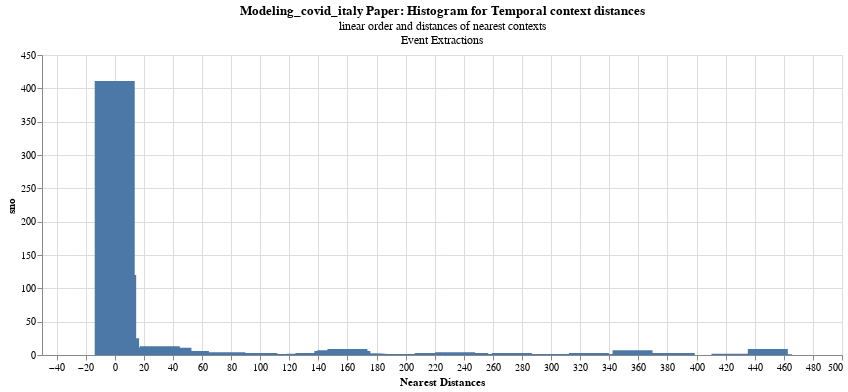

Write notebook code for a chart like this one.
### Code cell
res = pd.DataFrame.from_dict(all_results['modeling_covid_italy_all.csv']['temp_results'])
res.drop(res.index[res['top'] == -1], inplace = True)
r = res.groupby(['top']).count().reset_index()[['sno', 'top']]
ch = alt.Chart(r).mark_bar(size=40).encode(
    alt.X("top:Q", title="Nearest Distances"),
    y=alt.Y('sno:Q',title="Count #")
).properties(
    title=alt.TitleParams('Modeling_covid_italy Paper: Histogram for Temporal context distances',
    subtitle=["linear order and distances of nearest contexts","Event Extractions"]), width=800
)

ch.configure_title(
    fontSize=14,
    font='Courier',
    anchor='start',
    color='gray'
)
# ch + ch.mark_text(
#     dy=3, # update
#     color='black'
# ).encode(
#     y=alt.value(0), # update
#     text='sno:Q',
# )
ch

### Figure 1 — Vega-Lite specification as saved in the notebook (floating-point values rounded to 4 significant figures; data arrays with more than 128 entries replaced by an {"elided": "..."} marker saying what was removed)
{"config": {"view": {"continuousWidth": 400, "continuousHeight": 300}}, "data": {"name": "data-1673dd2fe724575ed2766c4a7da56124"}, "mark": {"type": "bar", "size": 40}, "encoding": {"x": {"field": "top", "title": "Nearest Distances", "type": "quantitative"}, "y": {"field": "sno", "type": "quantitative"}}, "title": {"text": "Modeling_covid_italy Paper: Histogram for Temporal context distances", "subtitle": ["linear order and distances of nearest contexts", "Event Extractions"]}, "width": 800, "$schema": "https://vega.github.io/schema/vega-lite/v4.17.0.json", "datasets": {"data-1673dd2fe724575ed2766c4a7da56124": {"elided": "142 records"}}}
